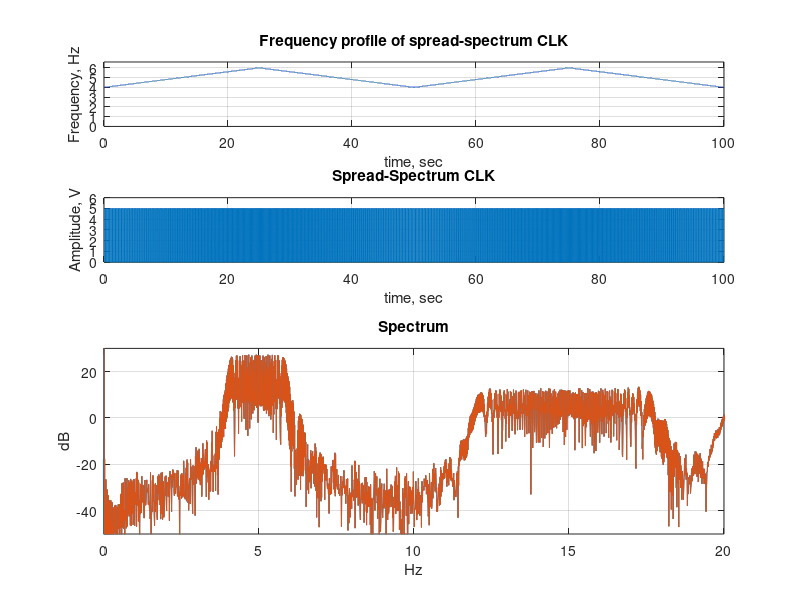

This chart was generated by the following MATLAB code: (Note: this script raises an error after producing the figure.)
clc;
clear;
close all;

tmin=0;                       %sec
tmax=100;                        %sec
steps=5e4;                      
h = (tmax-tmin)/(steps-1);      %sec
t=tmin:h:tmax;  
CenterFrequency=5;              %Hz
FrequencyDeviation=1;           %Hz
widthT=50;                      %sec

%{
tmin = 0;
%Dlitel'nost' signala
tmax = input('Signal duration (s) = ');
%Kol-vo shagov
steps = input('How many steps = ');   
%Dlitel'nost' shaga
h = (tmax-tmin)/(steps-1);
t=tmin:h:tmax;

%Central'naya chastota
CenterFrequency = input('Center frequency (Hz) = ');
%Otklonenie chastoti
FrequencyDeviation = input('Frequency deviation (Hz) = ');
% "Shirina treygol'nika" 
widthT = 1 / input('Modulation rate (Hz) = ');   
%}

%Modulating signal generation
d = tmin:widthT:tmax;  
ModulatingSignal = 2 * FrequencyDeviation * pulstran(t - widthT/2 , d , 'tripuls' , widthT) + (CenterFrequency - FrequencyDeviation);

%Frequency array
%f = (0:100002-1)/steps/h;
f=(0:steps)/steps/h;
%Pulse amplitude
A=5;
%Definition array for SSCG 
SSCG(1:steps) = 0;
%Temprorary dot on ModulatingSignal plot
Temp = int64(1);
%Initial value
SpectrumSSCG = 0;

while Temp <= steps 
   %value from ModulatingSignal 
   fT = ModulatingSignal(Temp);
   %pulse duration
   tay = 1/(2*fT);
   SSCG(Temp : Temp + (ceil(tay/h)-1)) = A;
   tay = (ceil(tay/h))*h;
   %Spectrum of a signal as a sum of the spectra of pulses
   SpectrumSSCG = SpectrumSSCG + A*tay*sinc(f*tay).*exp(-1i*2*pi*f*(double(Temp)*h+tay/2));
   %Temprorary dot shift
   Temp = int64(ceil(Temp) + 2*tay/h);  
   
end

figure(1)
%ModulatingSignal plot
subplot(4,1,1);
plot(t,ModulatingSignal);
grid on;
xlabel('time, sec');
ylabel('Frequency, Hz');
title('Frequency profile of spread-spectrum CLK');
axis([tmin tmax 0 1.1*(CenterFrequency+FrequencyDeviation)]);
T=tmin:(tmax-tmin)/(length(SSCG)-1):tmax;
subplot(4,1,2);
plot(T,SSCG);
grid on;
xlabel('time, sec');
ylabel('Amplitude, V');
title('Spread-Spectrum CLK');
axis([tmin tmax 0 6]);   

%{
subplot(4,1,3);
plot(f,20*log10(abs(SpectrumSSCG)));
xlim([0 20])
ylim([-50 30])
grid on;
xlabel('Hz');
ylabel('dB');
title('Spectrum');
%}

%FFT  SSCG
subplot(2,1,2);
plot((0:length(SSCG)-1)/steps/h - 0.5/h,fftshift(20*log10(abs(fft(SSCG))*h)),...
     f,20*log10(abs(SpectrumSSCG)));
xlim([0 20])
ylim([-50 30])
grid on;
xlabel('Hz');
ylabel('dB');
title('Spectrum'); 


figure(2)
spectrogram(SSCG, 1024 , 512 , 1024 , 1/h,'yaxis');

